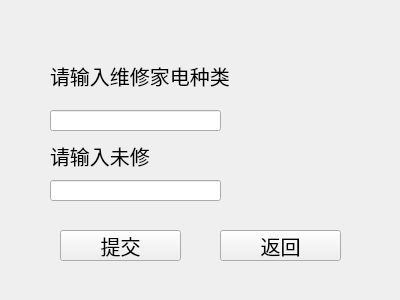
<?xml version="1.0" encoding="UTF-8"?>
<ui version="4.0">
 <class>kehu2</class>
 <widget class="QWidget" name="kehu2">
  <property name="geometry">
   <rect>
    <x>0</x>
    <y>0</y>
    <width>400</width>
    <height>300</height>
   </rect>
  </property>
  <property name="windowTitle">
   <string>Form</string>
  </property>
  <widget class="QLabel" name="label">
   <property name="geometry">
    <rect>
     <x>50</x>
     <y>60</y>
     <width>251</width>
     <height>31</height>
    </rect>
   </property>
   <property name="font">
    <font>
     <pointsize>15</pointsize>
    </font>
   </property>
   <property name="text">
    <string>请输入维修家电种类</string>
   </property>
  </widget>
  <widget class="QLineEdit" name="lineEdit">
   <property name="geometry">
    <rect>
     <x>50</x>
     <y>110</y>
     <width>171</width>
     <height>21</height>
    </rect>
   </property>
  </widget>
  <widget class="QLabel" name="label_2">
   <property name="geometry">
    <rect>
     <x>50</x>
     <y>140</y>
     <width>171</width>
     <height>31</height>
    </rect>
   </property>
   <property name="font">
    <font>
     <pointsize>15</pointsize>
    </font>
   </property>
   <property name="text">
    <string>请输入未修</string>
   </property>
  </widget>
  <widget class="QLineEdit" name="lineEdit_2">
   <property name="geometry">
    <rect>
     <x>50</x>
     <y>180</y>
     <width>171</width>
     <height>21</height>
    </rect>
   </property>
  </widget>
  <widget class="QPushButton" name="pushButton">
   <property name="geometry">
    <rect>
     <x>60</x>
     <y>230</y>
     <width>121</width>
     <height>31</height>
    </rect>
   </property>
   <property name="font">
    <font>
     <pointsize>15</pointsize>
    </font>
   </property>
   <property name="text">
    <string>提交</string>
   </property>
  </widget>
  <widget class="QPushButton" name="pushButton_2">
   <property name="geometry">
    <rect>
     <x>220</x>
     <y>230</y>
     <width>121</width>
     <height>31</height>
    </rect>
   </property>
   <property name="font">
    <font>
     <pointsize>15</pointsize>
    </font>
   </property>
   <property name="text">
    <string>返回</string>
   </property>
  </widget>
 </widget>
 <resources/>
 <connections/>
</ui>
